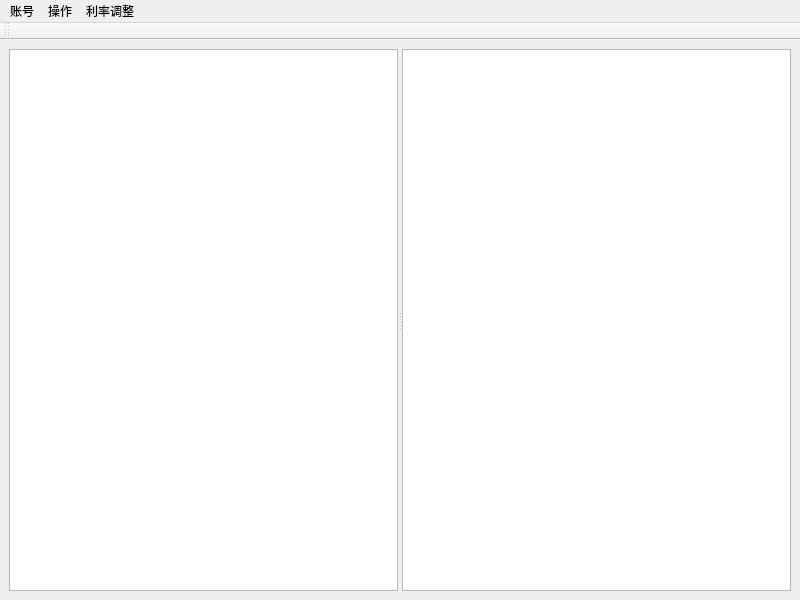
<?xml version="1.0" encoding="UTF-8"?>
<ui version="4.0">
 <class>AdminWindow</class>
 <widget class="QMainWindow" name="AdminWindow">
  <property name="geometry">
   <rect>
    <x>0</x>
    <y>0</y>
    <width>800</width>
    <height>600</height>
   </rect>
  </property>
  <property name="windowTitle">
   <string>管理员系统</string>
  </property>
  <widget class="QWidget" name="centralwidget">
   <layout class="QGridLayout" name="gridLayout">
    <item row="0" column="0">
     <widget class="QSplitter" name="splitter">
      <property name="orientation">
       <enum>Qt::Horizontal</enum>
      </property>
      <widget class="QTableView" name="userTable">
       <property name="editTriggers">
        <set>QAbstractItemView::NoEditTriggers</set>
       </property>
       <property name="selectionMode">
        <enum>QAbstractItemView::SingleSelection</enum>
       </property>
       <property name="selectionBehavior">
        <enum>QAbstractItemView::SelectRows</enum>
       </property>
       <attribute name="verticalHeaderVisible">
        <bool>false</bool>
       </attribute>
      </widget>
      <widget class="QTableView" name="infoTable">
       <property name="editTriggers">
        <set>QAbstractItemView::NoEditTriggers</set>
       </property>
       <attribute name="verticalHeaderVisible">
        <bool>false</bool>
       </attribute>
      </widget>
     </widget>
    </item>
   </layout>
  </widget>
  <widget class="QMenuBar" name="menuBar">
   <property name="geometry">
    <rect>
     <x>0</x>
     <y>0</y>
     <width>800</width>
     <height>26</height>
    </rect>
   </property>
   <widget class="QMenu" name="menu">
    <property name="title">
     <string>账号</string>
    </property>
    <addaction name="infoAction"/>
    <addaction name="separator"/>
    <addaction name="exitAction"/>
   </widget>
   <widget class="QMenu" name="menu_2">
    <property name="title">
     <string>操作</string>
    </property>
    <addaction name="addUserAction"/>
    <addaction name="removeUserAction"/>
    <addaction name="inquiryAction"/>
    <addaction name="separator"/>
    <addaction name="transactionAction"/>
   </widget>
   <widget class="QMenu" name="menu_3">
    <property name="title">
     <string>利率调整</string>
    </property>
    <addaction name="demandRateAction"/>
    <addaction name="year1RateAction"/>
    <addaction name="year3RateAction"/>
    <addaction name="year5RateAction"/>
   </widget>
   <addaction name="menu"/>
   <addaction name="menu_2"/>
   <addaction name="menu_3"/>
  </widget>
  <widget class="QToolBar" name="toolBar">
   <property name="windowTitle">
    <string>toolBar</string>
   </property>
   <attribute name="toolBarArea">
    <enum>TopToolBarArea</enum>
   </attribute>
   <attribute name="toolBarBreak">
    <bool>false</bool>
   </attribute>
  </widget>
  <action name="exitAction">
   <property name="text">
    <string>退出登录</string>
   </property>
  </action>
  <action name="infoAction">
   <property name="text">
    <string>营业员信息</string>
   </property>
  </action>
  <action name="addUserAction">
   <property name="text">
    <string>添加储户</string>
   </property>
  </action>
  <action name="removeUserAction">
   <property name="text">
    <string>删除储户</string>
   </property>
  </action>
  <action name="inquiryAction">
   <property name="text">
    <string>查询</string>
   </property>
  </action>
  <action name="transactionAction">
   <property name="text">
    <string>业务操作</string>
   </property>
  </action>
  <action name="demandRateAction">
   <property name="text">
    <string>活期利率</string>
   </property>
  </action>
  <action name="year1RateAction">
   <property name="text">
    <string>1年期利率</string>
   </property>
  </action>
  <action name="year3RateAction">
   <property name="text">
    <string>3年期利率</string>
   </property>
  </action>
  <action name="year5RateAction">
   <property name="text">
    <string>5年期利率</string>
   </property>
  </action>
 </widget>
 <resources/>
 <connections/>
</ui>
